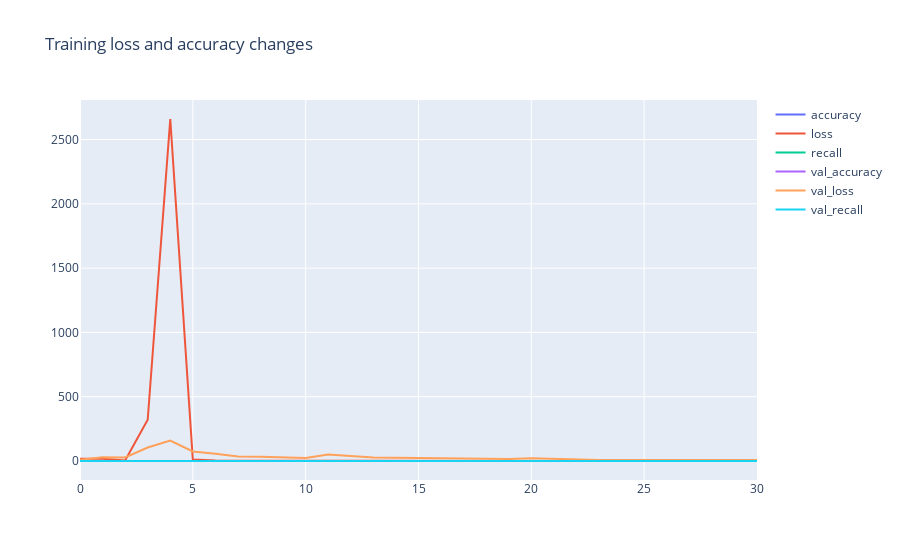

The cell this chart's notebook holds for it:
### Code cell
data  = []
for i in logs.columns:
    if i != "epoch":
        data.append(go.Scatter(x=logs.epoch, y=logs[i], name = i))

layout = go.Layout(title ="Training loss and accuracy changes")        
fig = go.Figure(data = data, layout= layout)

fig.show()
